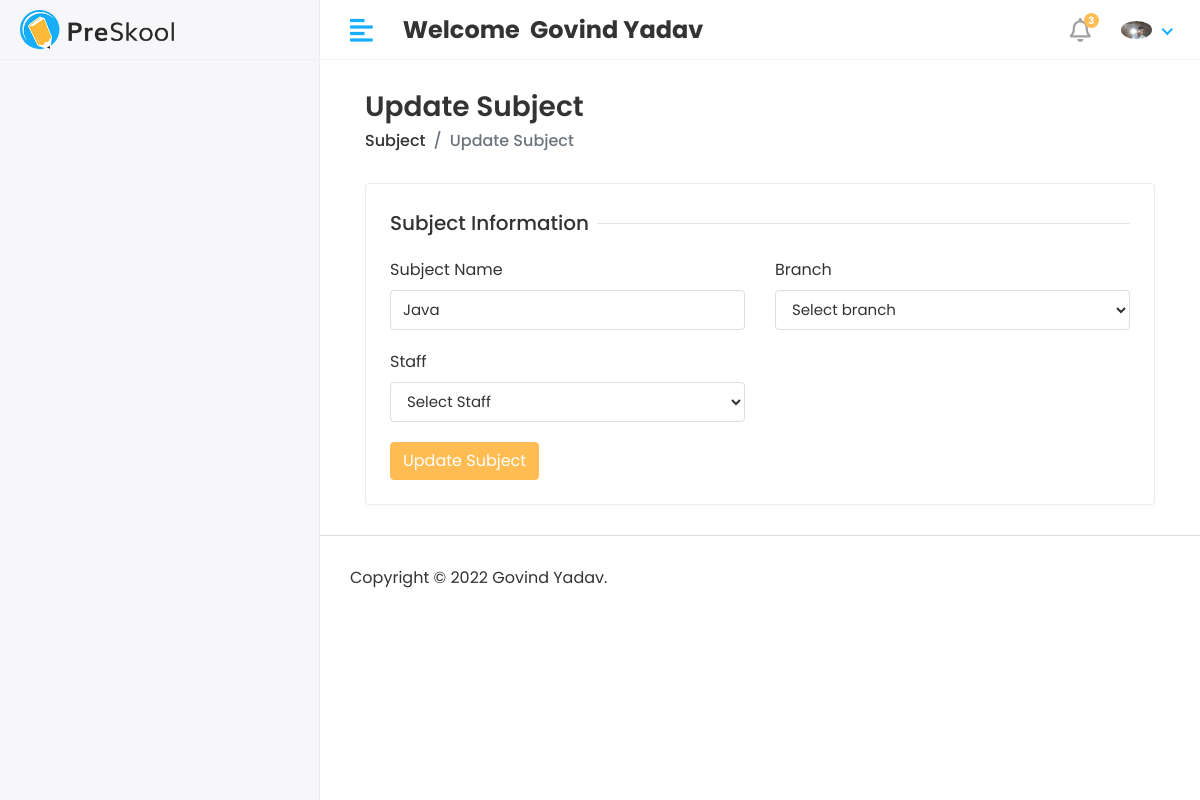
The app's page /Hod/Subject/Edit/1 (signed in) with its own data.
### app/models.py (models this page shows, shortened)
class CustomUser(AbstractUser):
    USER = (
        (1, 'HOD'),
        (1, 'STAFF'),
        (1, 'STUDENT'),
    )
    user_type = models.CharField(choices=USER, max_length=50, default=1)
    profile_pic = models.ImageField(upload_to='media/profile_pic')

class Subject(models.Model):
    name = models.CharField(max_length=150)
    course = models.ForeignKey(Course, on_delete=models.CASCADE)
    staff = models.ForeignKey(Staff, on_delete=models.CASCADE)
    created_at = models.DateTimeField(auto_now_add=True)
    updated_at = models.DateTimeField(auto_now=True)

### student_management_project/Hod_views.py (the view)
# urls.py: path('Hod/Subject/Edit/<str:id>', Hod_views.EDIT_SUBJECT, name='edit_subject'),
@login_required(login_url='/')
def EDIT_SUBJECT(request, id):
    subject = Subject.objects.get(id = id)
    course = Course.objects.all()
    staff = Staff.objects.all()
    context = {
        'subject': subject,
        'course':course,
        'staff':staff
    }
    return render(request, 'Hod/edit_subject.html', context)

### templates/Hod/edit_subject.html (shortened to what this page needs)
{% extends 'base.html' %}
{% block content %}
<div class="content container-fluid">
                <div class="page-header">
                    <div class="row align-items-center">
                        <div class="col">
                            <h3 class="page-title">Update Subject</h3>
                            <ul class="breadcrumb">
                                <li class="breadcrumb-item"><a href="subjects.html">Subject</a></li>
                                <li class="breadcrumb-item active">Update Subject</li>
                            </ul>
                        </div>
                    </div>
                </div>
                <div class="row">
                    <div class="col-sm-12">
                        <div class="card">
                            <div class="card-body">
                                <form action="{% url 'update_subject' %}" method="post">
                                    <div class="row">
                                        <div class="col-12">
                                            <h5 class="form-title"><span>Subject Information</span></h5>
                                        </div>
                                        <div class="col-12 col-sm-6">
                                            <div class="form-group">
                                                <label>Subject Name</label>
                                                <input type="text" class="form-control" value="{{subject.name}}" name="subject_name" >
                                            </div>
                                        </div>
                                        <div class="col-12 col-sm-6">
                                            <div class="form-group">
                                               <label>Branch</label>
                                               <select class="form-control" required name="course_id">
                                                  <option>Select branch</option>
                                               </select>
                                            </div>
                                        </div>
                                        <div class="col-12 col-sm-6">
                                            <div class="form-group">
                                               <label>Staff</label>
                                               <select class="form-control" required name="staff_id">
                                                  <option>Select Staff</option>
                                               </select>
                                            </div>
                                        </div>
                                        <div class="col-12">
                                            <button type="submit" class="btn btn-primary">Update Subject</button>
                                        </div>
                                    </div>
                                </form>
                            </div>
                        </div>
                    </div>
                </div>
            </div>
{% endblock %}

### templates/includes/header.html (shortened to what this page needs)
{% load static %}
<div class="header">
         <div class="header-left">
            <a href="index.html" class="logo">
               <img src="{% static 'assets/img/logo.png' %}" alt="Logo">
            </a>
         </div>
         <a href="javascript:void(0);" id="toggle_btn">
            <i class="fas fa-align-left"></i>
         </a>
         <div class="top-nav-search mt-3">
           <h4><strong>Welcome &nbsp;<span>{{user.first_name}} {{user.last_name}}</span></strong></h4>
         </div>
         <ul class="nav user-menu">
            <li class="nav-item dropdown noti-dropdown">
               <a href="#" class="dropdown-toggle nav-link" data-toggle="dropdown">
                  <i class="far fa-bell"></i> <span class="badge badge-pill">3</span>
               </a>
            </li>
            <li class="nav-item dropdown has-arrow">
               <a href="#" class="dropdown-toggle nav-link" data-toggle="dropdown">
                   {% if user.profile_pic == "" %}
                        <span class="user-img"><img class="rounded-circle" src="{% static 'assets/img/govind_pic.jpg' %}" width="31"
                        alt=""></span>
                   {% else %}
                        <span class="user-img"><img class="rounded-circle" src="/{{user.profile_pic}}" width="31"
                        alt=""></span>
                   {% endif %}
               </a>
            </li>
         </ul>
      </div>

### static/assets/css/style.css (style rules this page uses)
html { height: 100%; }
body { background-color: #fff; color: #333; font-family: 'Poppins', sans-serif; font-size: 1rem; height: 100%; line-height: 1.5; overflow-x: hidden; }
h1, h2, h3, h4, h5, h6 { font-family: 'Poppins', sans-serif; margin-top: 0; }
.form-control { border: 1px solid #ddd; box-shadow: none; color: #333; font-size: 15px; height: 40px; }
a { color: #009ce7; }
input, button, a { transition: all 0.4s ease; -moz-transition: all 0.4s ease; -o-transition: all 0.4s ease; -ms-transition: all 0.4s ease; -webkit-transition: all 0.4s ease; }
input, input:focus, button, button:focus { outline: none; }
input[type=text], input[type=password] { -webkit-appearance: none; -moz-appearance: none; appearance: none; }
.form-group { margin-bottom: 1.25rem; }
ul, ol { padding: 0px; list-style: none; }
.btn-primary { background-color: #FFBC53; border: 1px solid #FFBC53; }
.card { border: 1px solid #ececf5; box-shadow: 0 1px 3px 0 rgba(0, 0, 0, 0.03); margin-bottom: 1.875rem; }
.card-body { padding: 1.5rem; }
.header { background-color: #fff; border-bottom: 1px solid #f3f3f4; left: 0; position: fixed; right: 0; top: 0; z-index: 1001; height: 60px; }
.header .header-left { float: left; height: 60px; padding: 0 20px; position: relative; width: 320px; z-index: 1; transition: all 0.2s ease-in-out; background-color: #f7f7fa; border-bottom: 1px solid #efefef; border-right: 1px solid #ececf5; display: flex; align-items: center; }
.header .header-left .logo { display: inline-block; line-height: 60px; }
.header .header-left .logo img { max-height: 40px; width: auto; }
.header .dropdown-toggle:after { display: none; }
.header .has-arrow .dropdown-toggle:after { border-top: 0; border-left: 0; border-bottom: 2px solid #18aefa; border-right: 2px solid #18aefa; content: ''; height: 8px; display: inline-block; pointer-events: none; -webkit-transform-origin: 66% 66%; -ms-transform-origin: 66% 66%; transform-origin: 66% 66%; -webkit-transform: rotate(45deg); -ms-transform: rotate(45deg); transform: rotate(45deg); -webkit-transition: all 0.15s ease-in-out; transition: all 0.15s ease-in-out; width: 8px; vertical-align: 0px; }
.user-menu { float: right; margin: 0; position: relative; z-index: 99; padding-right: 15px; }
.user-menu.nav > li > a { color: #a0a0a0; font-size: 14px; line-height: 58px; padding: 0 15px; height: 60px; }
.user-img { margin-right: 3px; position: relative; }
.top-nav-search { float: left; margin-left: 15px; }
.page-header { margin-bottom: 1.875rem; }
.page-header .breadcrumb { background-color: transparent; color: #6c757d; font-size: 1rem; font-weight: 500; margin-bottom: 0; padding: 0; }
.page-header .breadcrumb a { color: #333; }
.page-title { font-size: 28px; font-weight: 600; color: #333; margin-bottom: 5px; }
.user-menu.nav > li > a .badge { background-color: #FFBC53; display: block; font-size: 10px; font-weight: bold; height: 15px; width: 15px; position: absolute; right: 7px; top: 13px; color: #fff; padding: 3px; }
.user-menu.nav > li > a > i { font-size: 1.5rem; line-height: 60px; }
.form-title { width: 100%; max-width: 100%; padding: 0; font-size: 1.25rem; font-weight: 500; line-height: inherit; color: #333; white-space: normal; position: relative; display: block; margin-bottom: 20px; }
.form-title:before { content: ""; position: absolute; left: 0px; right: 0px; height: 1px; top: 50%; background-color: rgba(0, 0, 0, 0.1); }
.form-title span { padding: 0px 0.5rem 0 0; background-color: #fff; display: inline-block; z-index: 2; position: relative; }
@media (min-width: 992px) { #toggle_btn { align-items: center; color: #18aefa; display: inline-flex; float: left; font-size: 26px; height: 60px; justify-content: center; margin-left: 15px; padding: 0 15px; } }

### records on screen
CustomUser: first_name "Govind", last_name "Yadav", profile_pic (picture)
Subject: subject_name "Java"
